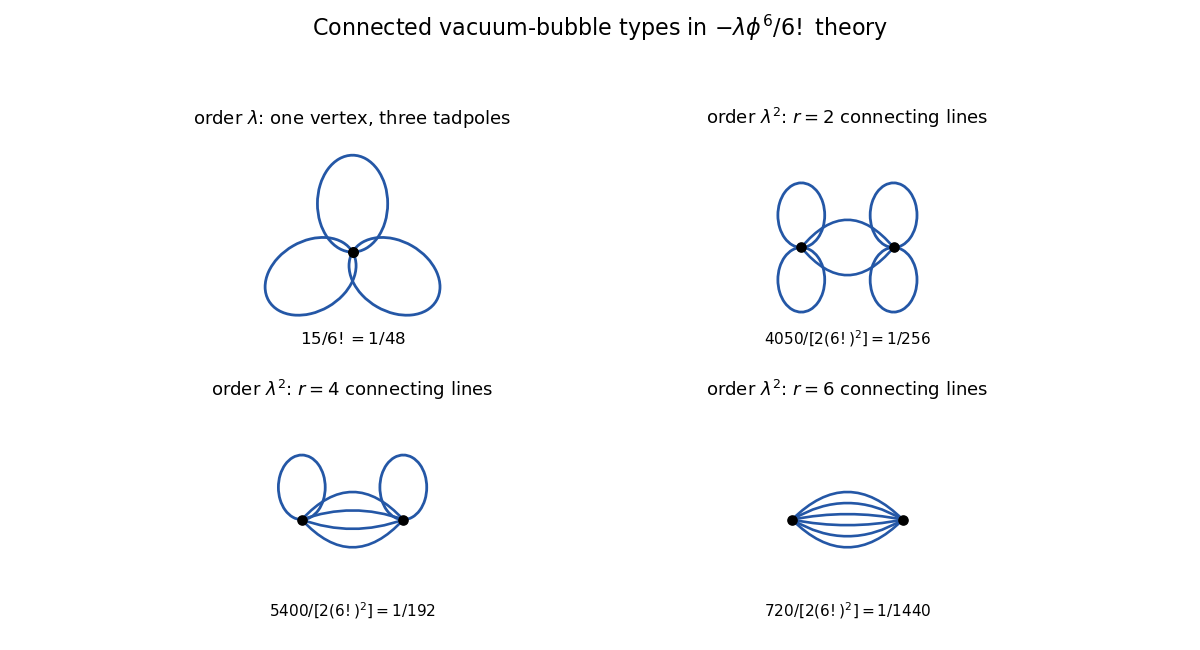

Reproduce this figure in Python.
#!/usr/bin/env python3
"""Generate paper-301-vacuum-bubbles.png."""

from pathlib import Path

import matplotlib.pyplot as plt
import numpy as np
from matplotlib.patches import Arc, PathPatch
from matplotlib.path import Path as MplPath


def tadpole(ax, x, y, angle, radius=0.18):
    dx, dy = radius * np.cos(angle), radius * np.sin(angle)
    cx, cy = x + dx, y + dy
    ax.add_patch(Arc((cx, cy), 2 * radius, 1.45 * radius, angle=np.degrees(angle), theta1=0, theta2=360, lw=2.0, color="#2457a6"))


def connectors(ax, a, b, n):
    offsets = np.linspace(-0.24, 0.24, n)
    for off in offsets:
        verts = [a, ((a[0] + b[0]) / 2, (a[1] + b[1]) / 2 + off), b]
        path = MplPath(verts, [MplPath.MOVETO, MplPath.CURVE3, MplPath.CURVE3])
        ax.add_patch(PathPatch(path, fill=False, lw=1.9, color="#2457a6"))


def setup(ax, title):
    ax.set_xlim(0, 1)
    ax.set_ylim(0, 1)
    ax.set_aspect("equal")
    ax.axis("off")
    ax.set_title(title, fontsize=13)


fig, axes = plt.subplots(2, 2, figsize=(12, 6.5), dpi=100)

ax = axes[0, 0]
setup(ax, r"order $\lambda$: one vertex, three tadpoles")
v = (0.5, 0.48)
for angle in (np.pi / 2, 7 * np.pi / 6, 11 * np.pi / 6):
    tadpole(ax, *v, angle, 0.21)
ax.scatter([v[0]], [v[1]], s=48, color="black", zorder=5)
ax.text(0.5, 0.08, r"$15/6!=1/48$", ha="center", fontsize=12)

for ax, r, pos, coeff in [
    (axes[0, 1], 2, (0.30, 0.70), r"$4050/[2(6!)^2]=1/256$"),
    (axes[1, 0], 4, (0.28, 0.72), r"$5400/[2(6!)^2]=1/192$"),
    (axes[1, 1], 6, (0.26, 0.74), r"$720/[2(6!)^2]=1/1440$"),
]:
    setup(ax, rf"order $\lambda^2$: $r={r}$ connecting lines")
    a, b = (pos[0], 0.50), (pos[1], 0.50)
    connectors(ax, a, b, r)
    loops = (6 - r) // 2
    angles = [np.pi / 2, 3 * np.pi / 2]
    for j in range(loops):
        tadpole(ax, *a, angles[j], 0.14)
        tadpole(ax, *b, angles[j], 0.14)
    ax.scatter([a[0], b[0]], [a[1], b[1]], s=44, color="black", zorder=5)
    ax.text(0.5, 0.08, coeff, ha="center", fontsize=11)

fig.suptitle(r"Connected vacuum-bubble types in $-\lambda\phi^6/6!$ theory", fontsize=16)
fig.tight_layout(rect=(0, 0, 1, 0.93))
fig.savefig(Path(Path(__file__).stem + ".png"), facecolor="white")
plt.close(fig)
